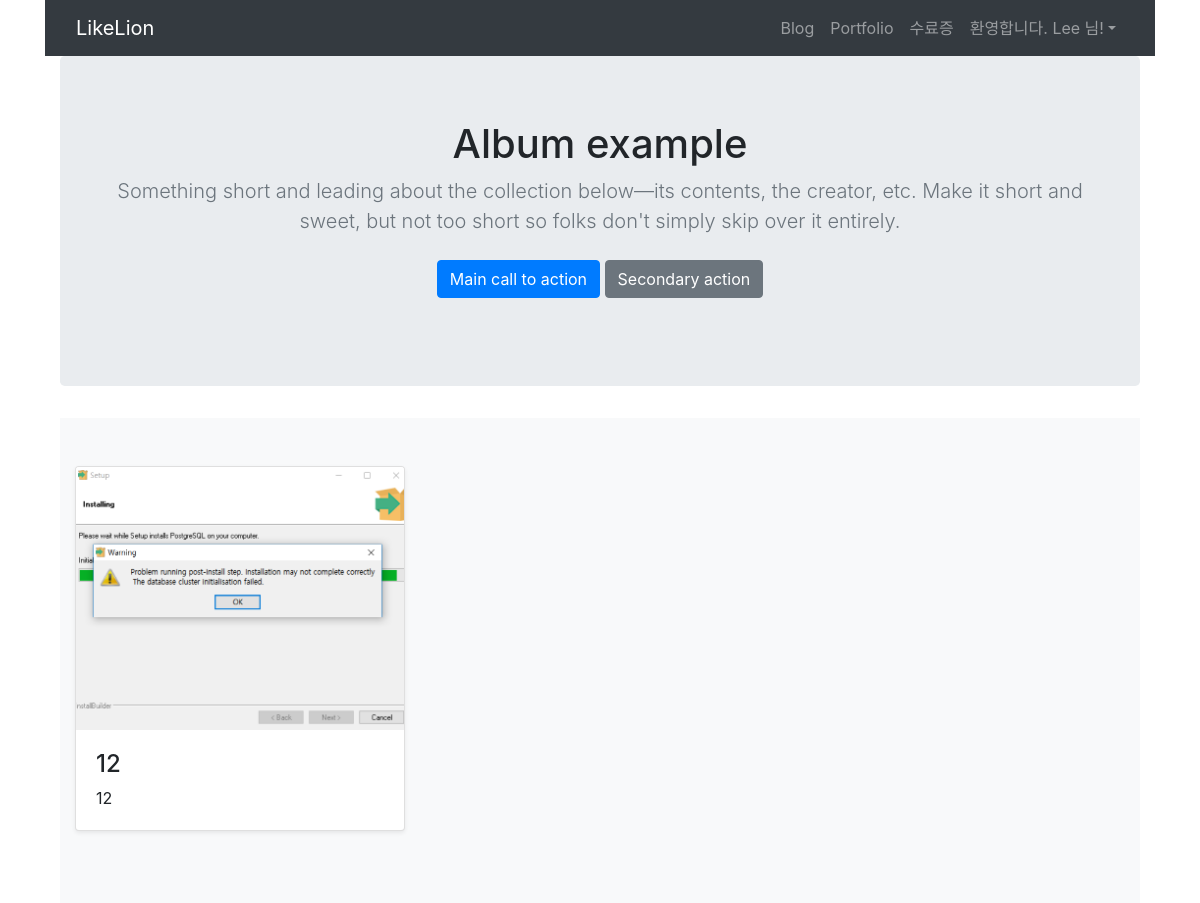
The page /portfolio/ (signed in) on the database its author committed.
### portfolio/models.py (models this page shows, shortened)
class Portfolio(models.Model): # class는 항상 대문자로 시작을 해야한다.
    title = models.CharField(max_length=255)
    images = models.ImageField(upload_to='./images/')
    description = models.CharField(max_length=500)

### portfolio/views.py (the view)
# urls.py: path('', views.portfolio, name = 'portfolio'),
def portfolio(request):
    portfolios = Portfolio.objects
    return render(request, 'portfolio/portpolio.html', {'portfolios':portfolios})

### portfolio/templates/portfolio/portpolio.html
{% extends 'base.html' %}
{% block content %}
{% load staticfiles %}
<main role="main">
        <section class="jumbotron text-center">
          <div class="container">
            <h1 class="jumbotron-heading">Album example</h1>
            <p class="lead text-muted">Something short and leading about the collection below—its contents, the creator, etc. Make it short and sweet, but not too short so folks don't simply skip over it entirely.</p>
            <p>
              <a href="#" class="btn btn-primary my-2">Main call to action</a>
              <a href="#" class="btn btn-secondary my-2">Secondary action</a>
            </p>
          </div>
        </section>
    <div class="album py-5 bg-light">
        <div class="container">
            <div class="row">
            {% for portfolio in portfolios.all %}
            <div class="col-md-4">
                <div class="card mb-4 shadow-sm">
                <img class="card-img-top" src="{{portfolio.images.url}}" alt="#">
                <div class="card-body">
                    <h4>{{ portfolio.title }}</h4>
                    <p class="card-text">{{ portfolio.description }}</p>
                </div>
                </div>
            </div>
            {% endfor %}
        </div>
        </div>
    </div>
</main>
{% endblock %}

### secondproject/templates/base.html (shortened to what this page needs)
<!doctype html>
<html lang="ko">
  <head>
    <link rel="stylesheet" href="https://stackpath.bootstrapcdn.com/bootstrap/4.3.1/css/bootstrap.min.css">
  </head>
  <body>
      <div class = "container">
            <nav class="navbar navbar-expand-lg navbar-dark bg-dark">
                    <div class="container">
                        <a class="navbar-brand" href="{% url 'home' %}">LikeLion</a>
                        <div class="collapse navbar-collapse" id="navbarNavAltMarkup">
                            <ul class="navbar-nav ml-auto">
                                <li class="nav-item">
                                    <a class="nav-item nav-link" href="{% url 'nowblog' %}">Blog</span></a>
                                </li>
                                <li class="nav-item">
                                    <a class="nav-item nav-link" href="{% url 'portfolio' %}">Portfolio</a>
                                </li>
                                <li class="nav-item">
                                    <a class="nav-item nav-link" href="#">수료증</a>
                                </li>
                                {% if user.is_authenticated %}
                                <li class="nav-item dropdown">
                                    <a class="nav-link dropdown-toggle" id="navbarDropdown" role="button" data-toggle="dropdown"
                                        aria-haspopup="true" aria-expanded="false">환영합니다. {{ user.username }} 님!</a>
                                </li>
                                {% endif %}
                            </ul>
                        </div>
                    </div>
                </nav>
        <div class="container">
            {% block content %}
            {% endblock %}
         </div>
  </body>
</html>

### rows shown on the page
Portfolio: images (picture), title "12", description "12"

### other values the page prints
{{ user.username }} "Lee"
